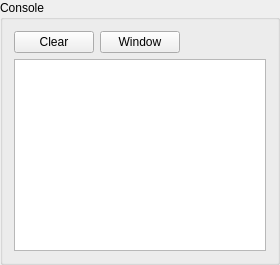
       <widget class="QGroupBox" name="groupBox_8">
        <property name="sizePolicy">
         <sizepolicy hsizetype="Fixed" vsizetype="Expanding">
          <horstretch>0</horstretch>
          <verstretch>0</verstretch>
         </sizepolicy>
        </property>
        <property name="minimumSize">
         <size>
          <width>280</width>
          <height>100</height>
         </size>
        </property>
        <property name="maximumSize">
         <size>
          <width>280</width>
          <height>16777215</height>
         </size>
        </property>
        <property name="title">
         <string>Console</string>
        </property>
        <layout class="QVBoxLayout" name="verticalLayout_10">
         <item>
          <layout class="QHBoxLayout" name="horizontalLayout_12">
           <item>
            <widget class="QPushButton" name="pushButton_6">
             <property name="text">
              <string>Clear</string>
             </property>
            </widget>
           </item>
           <item>
            <widget class="QPushButton" name="pushButton_7">
             <property name="text">
              <string>Window</string>
             </property>
            </widget>
           </item>
           <item>
            <spacer name="horizontalSpacer_11">
             <property name="orientation">
              <enum>Qt::Horizontal</enum>
             </property>
             <property name="sizeHint" stdset="0">
              <size>
               <width>40</width>
               <height>20</height>
              </size>
             </property>
            </spacer>
           </item>
          </layout>
         </item>
         <item>
          <widget class="QListView" name="listView_3">
           <property name="sizePolicy">
            <sizepolicy hsizetype="Preferred" vsizetype="Expanding">
             <horstretch>0</horstretch>
             <verstretch>0</verstretch>
            </sizepolicy>
           </property>
           <property name="maximumSize">
            <size>
             <width>16777215</width>
             <height>16777215</height>
            </size>
           </property>
           <property name="editTriggers">
            <set>QAbstractItemView::NoEditTriggers</set>
           </property>
          </widget>
         </item>
        </layout>
       </widget>
